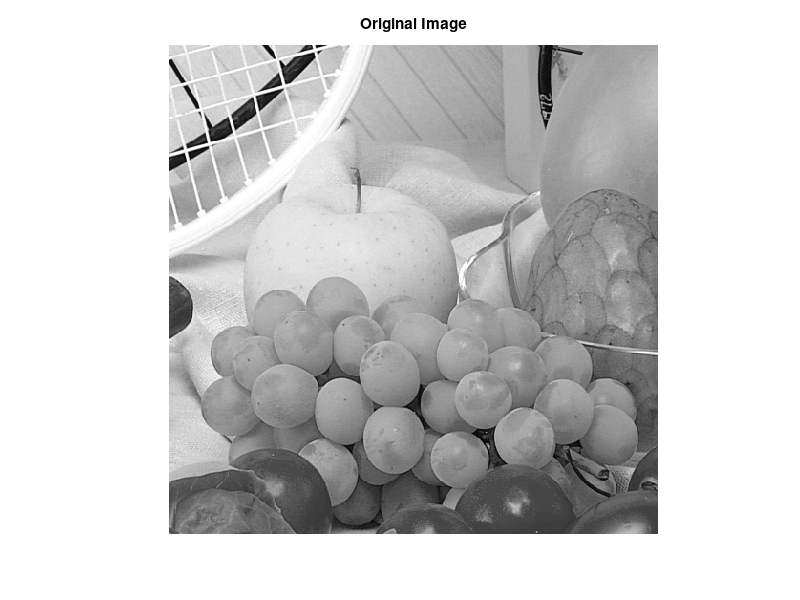

Reproduce this figure in MATLAB. (Note: this script raises an error after producing the figure.)
load fruits512 % load an image
im1=fruits512/255; % normailize the image
figure(1);
imshow(im1); % display the image
title('Original Image');  

bs=4; % Block Size (4x4)
nob=512*512/16 % 

% convert an 512x512 image to a data matrix 
% data matrix is 16xnob;
% each row vector is a data vector
data_mat=im_to_data(im1); 
% Perform k-means with the maximum iteration is 200
% k=256
% Afterwords, indx is an array to store cluster index of each data vector
% codevec is 16xk array. Each row is a codevector 
[indx codevec]=kmeans(data_mat,128,'Display','iter','Maxiter',200);

% reconstruct the data matrix 
quan_data=codevec(indx,:);

% convert data matrix to an image 
quan_im=data_to_im(quan_data);

% compute the MSE 
mse=sum(sum((quan_im-im1).^2))/(512*512)

% display the image
figure(2)
imshow(quan_im);
title('Reconstucted Image');
